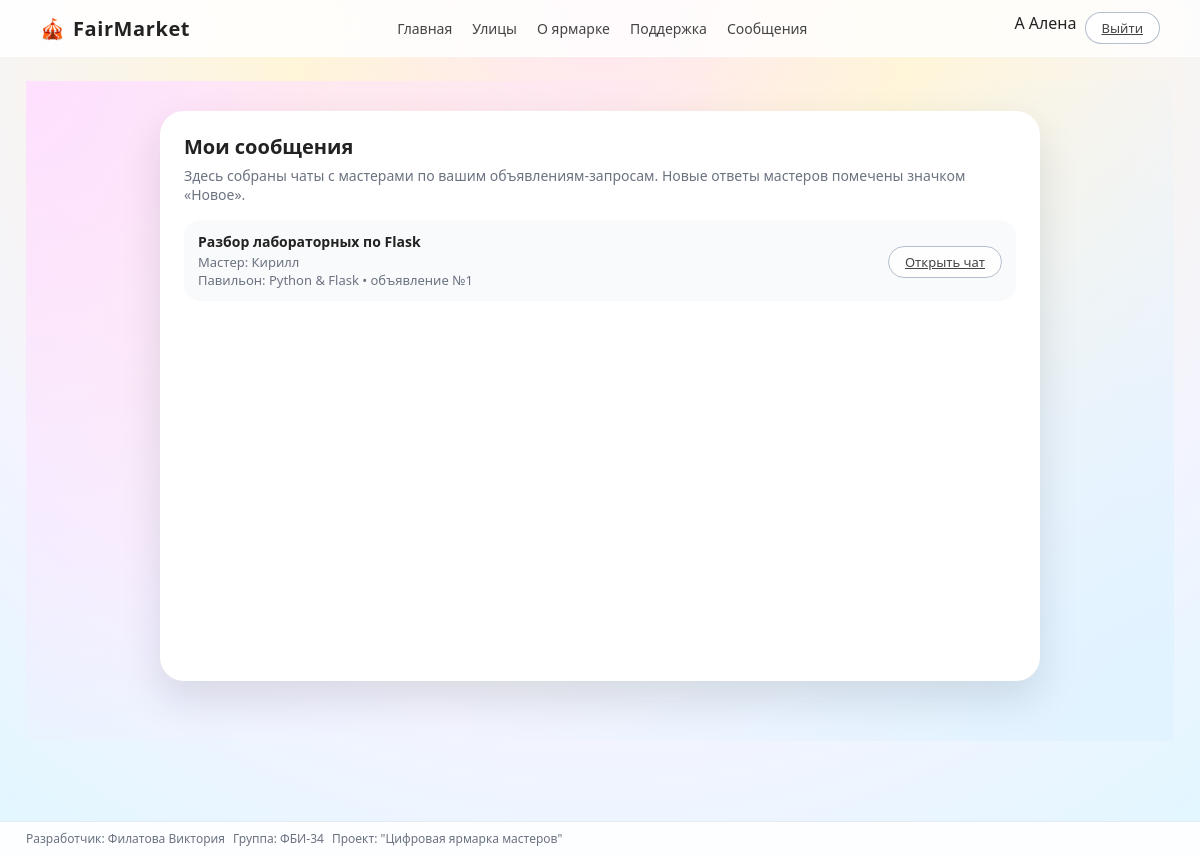
Screenshot of /my/messages (signed in) with the database file from the repository.
### app.py (models this page shows, shortened)
class Ad(db.Model):
    __tablename__ = "ads"
    id = db.Column(db.Integer, primary_key=True)
    title = db.Column(db.String(200), nullable=False)
    text = db.Column(db.Text, nullable=False)
    author_name = db.Column(db.String(120))
    pavilion_id = db.Column(
        db.Integer,
        db.ForeignKey("pavilions.id"),
        nullable=False,
    )
    master_id = db.Column(
        db.Integer,
        db.ForeignKey("users.id"),
        nullable=True,
    )
    master = db.relationship("User", foreign_keys=[master_id])

class User(db.Model):
    __tablename__ = "users"
    id = db.Column(db.Integer, primary_key=True)
    username = db.Column(db.String(120), nullable=False)
    email = db.Column(db.String(120), unique=True, nullable=False)
    password = db.Column(db.String(200), nullable=False)  # тут хеш
    role = db.Column(db.String(20), nullable=False, default="user")  # user/master/admin

class Pavilion(db.Model):
    __tablename__ = "pavilions"
    id = db.Column(db.Integer, primary_key=True)
    title = db.Column(db.String(200), nullable=False)
    street_id = db.Column(db.Integer, db.ForeignKey("streets.id"), nullable=False)
    description = db.Column(db.Text, nullable=True)
    ads = db.relationship("Ad", backref="pavilion", lazy="select")

### app.py (the view)
@app.route("/my/messages")
def user_messages():
    if "user_id" not in session:
        return redirect(url_for("login"))
    user_id = session["user_id"]
    if session.get("user_role") != "user":
        flash("Страница сообщений только для пользователей.", "error")
        return redirect(url_for("index"))
    fio, group = get_student_info()
    all_msgs = (
        AdMessage.query.filter(
            (AdMessage.sender_id == user_id) | (AdMessage.receiver_id == user_id)
        )
        .order_by(AdMessage.created_at)
        .all()
    )
    if not all_msgs:
        items = []
    else:
        threads = {}
        ad_ids = set()
        for m in all_msgs:
            ad_ids.add(m.ad_id)
        ads = Ad.query.filter(Ad.id.in_(ad_ids)).all()
        ad_map = {a.id: a for a in ads}
        for m in all_msgs:
            ad = ad_map.get(m.ad_id)
            if not ad or not ad.master_id:
                continue
            master_id = ad.master_id
            key = (m.ad_id, master_id)
            if key not in threads:
                threads[key] = {
                    "ad": ad,
                    "master_id": master_id,
                    "unread_count": 0,
                    "last_time": m.created_at,
                }
            else:
                if (
                    m.created_at
                    and threads[key]["last_time"]
                    and m.created_at > threads[key]["last_time"]
                ):
                    threads[key]["last_time"] = m.created_at
            if m.receiver_id == user_id and not m.is_read:
                threads[key]["unread_count"] += 1
        master_ids = {data["master_id"] for data in threads.values()}
        users = User.query.filter(User.id.in_(master_ids)).all() if master_ids else []
        master_map = {u.id: u.username for u in users}
        items = []
        for (ad_id, master_id), data in threads.items():
            data["master_name"] = master_map.get(master_id, f"ID {master_id}")
            items.append(data)
        items.sort(
            key=lambda x: x["last_time"] or datetime.min,
            reverse=True,
        )
    return render_template("user_messages.html", items=items, fio=fio, group=group)

### app.py (called while the page is built, shortened)
def get_student_info():
    return "Филатова Виктория", "ФБИ-34"

def recalc_unread_total():
    if "user_id" not in session:
        session["unread_total"] = 0
        return
    user_id = session["user_id"]
    role = session.get("user_role")
    unread_total = AdMessage.query.filter_by(
        receiver_id=user_id,
        is_read=False,
    ).count()
    session["unread_total"] = unread_total

def recalc_admin_counters():
    if session.get("user_role") != "admin":
        session["admin_requests"] = 0
        session["admin_support_new"] = 0
        return

@app.before_request
def auto_update_unread():
    if "user_id" in session:
        recalc_unread_total()
        recalc_support_badge()
        recalc_admin_counters()
    else:
        session["unread_total"] = 0
        session["support_unread"] = 0
        session["admin_support_new"] = 0
        session["admin_requests"] = 0

### templates/user_messages.html (shortened to what this page needs)
{% extends "base.html" %}
{% block content %}
<div class="msgs-wrapper">
    <div class="msgs-card">
        <div class="msgs-title">Мои сообщения</div>
        <div class="msgs-sub">
            Здесь собраны чаты с мастерами по вашим объявлениям-запросам.
            Новые ответы мастеров помечены значком «Новое».
        </div>
        {% if items %}
            <div class="msgs-list">
                {% for it in items %}
                    {% set ad = it.ad %}
                    {% set unread = it.unread_count or 0 %}
                    <div class="msgs-item">
                        <div>
                            <div class="msgs-item-title">
                                {{ ad.title }}
                            </div>
                            <div class="msgs-item-sub">
                                Мастер: {{ it.master_name }}
                                <br>
                                Павильон: {{ ad.pavilion.title if ad.pavilion else '—' }}
                                • объявление №{{ ad.id }}
                            </div>
                        </div>
                        <div class="msgs-item-actions">
                            <a href="{{ url_for('ad_chat', ad_id=ad.id) }}"
                               class="btn btn-outline">
                                Открыть чат
                            </a>
                        </div>
                    </div>
                {% endfor %}
            </div>
        {% else %}
            <div class="msgs-empty">
                Пока у вас нет переписок с мастерами. Оставьте запрос или напишите мастеру в объявлении — здесь появится чат.
            </div>
        {% endif %}
    </div>
</div>
{% endblock %}

### static/style.css (style rules this page uses)
*, *::before, *::after { box-sizing: border-box; }
body { margin: 0; font-family: system-ui, -apple-system, BlinkMacSystemFont, "Segoe UI", sans-serif; background: radial-gradient(circle at top, #ffe6f3 0, #fff5d9 30%, #f3f4ff 70%, #e0f7ff 100%); color: #222; }
.btn { border-radius: 999px; padding: 6px 16px; font-size: 13px; border: 1px solid transparent; cursor: pointer; transition: transform .12s ease-out, box-shadow .12s ease-out, background .12s ease-out, color .12s ease-out; white-space: nowrap; }
.btn-outline { background: rgba(255,255,255,0.9); color: #444; border-color: rgba(148,163,184,0.7); }

### templates/user_messages.html (style rules this page uses)
.msgs-wrapper { min-height: calc(100vh - 140px); padding: 30px 20px 60px; background: radial-gradient(circle at 0 0, #ffe0ff 0, transparent 55%), radial-gradient(circle at 100% 100%, #e0f3ff 0, transparent 55%); display: flex; justify-content: center; }
.msgs-card { max-width: 880px; width: 100%; background: #fff; border-radius: 24px; box-shadow: 0 18px 40px rgba(15,23,42,0.12); padding: 22px 24px 20px; }
.msgs-title { font-size: 20px; font-weight: 800; margin-bottom: 6px; }
.msgs-sub { font-size: 14px; color: #6b7280; margin-bottom: 16px; }
.msgs-list { display: flex; flex-direction: column; gap: 10px; margin-top: 8px; }
.msgs-item { border-radius: 16px; padding: 12px 14px; background: #f9fafb; display: flex; justify-content: space-between; align-items: center; gap: 10px; }
.msgs-item-title { font-weight: 600; font-size: 14px; margin-bottom: 2px; }
.msgs-item-sub { font-size: 13px; color: #6b7280; }
.msgs-item-actions a { font-size: 13px; }

### rows the page displays
User: master_name "Кирилл"
Ad: title "Разбор лабораторных по Flask", id "1"
Pavilion: pavilion "Python & Flask"

### other values shown
{{ session.get('username', '?')[0] | upper }} "А"
{{ session.get('username', 'Гость') }} "Алена"
{{ fio|default('Филатова Виктория') }} "Филатова Виктория"
{{ group|default('ФБИ-34') }} "ФБИ-34"
